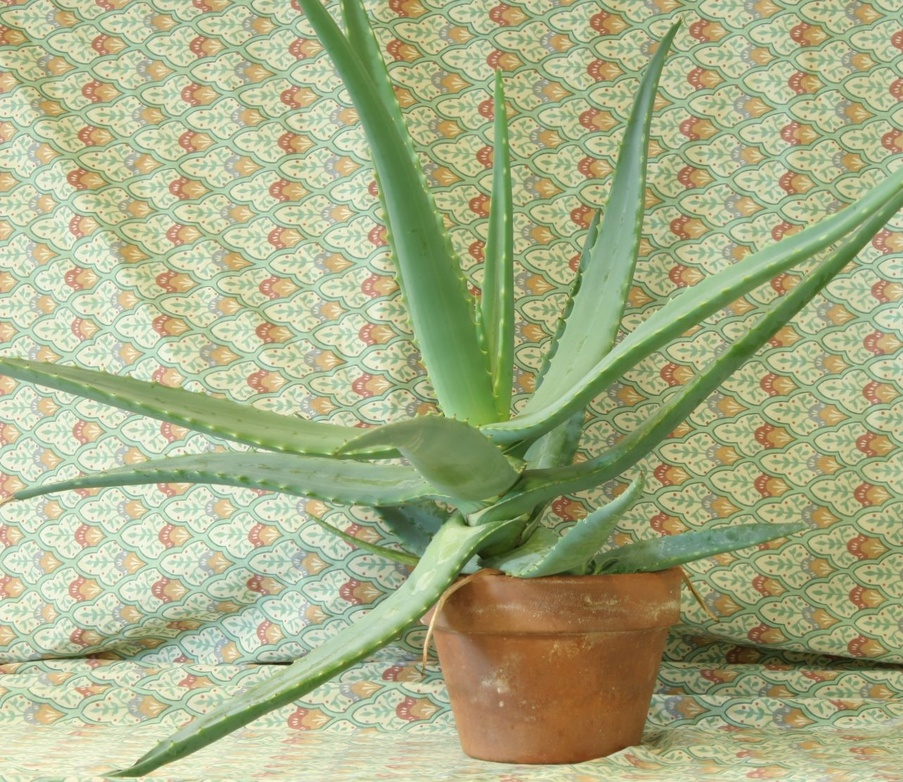
#> input picture img.jpg, 903 x 782 px, shrunk from 1282 x 1110 before the run, given in place of the camera
$ python camara.py
#> lines starting #> are read from the running program, lines starting #| are printed output that depends on the picture
# Usar openCv y la cámara

import cv2
import numpy as np
import time
import sys
from matplotlib import pyplot as plt


from cv2.cv2 import VideoCapture


def get_image():
    # leer la captura
    retval, im = video.read()  # Iniciar la lectura del video
#> im is the input picture: shape (782, 903, 3); mean B, G, R 134.2, 174.2, 168
    return im


if __name__ == '__main__':

    datos = np.zeros((1,2))  # matriz con información a mostrar (diferencias en los frames)
    camara = 0
    video: VideoCapture = cv2.VideoCapture(camara)  # inicia captura de video

    fondo = None

    while True:
        img1 = get_image()
        img2 = get_image()


        if img1 is None:
            break

        #convertimos a escala de grises
        gris = cv2.cvtColor(img1, cv2.COLOR_BGR2GRAY)
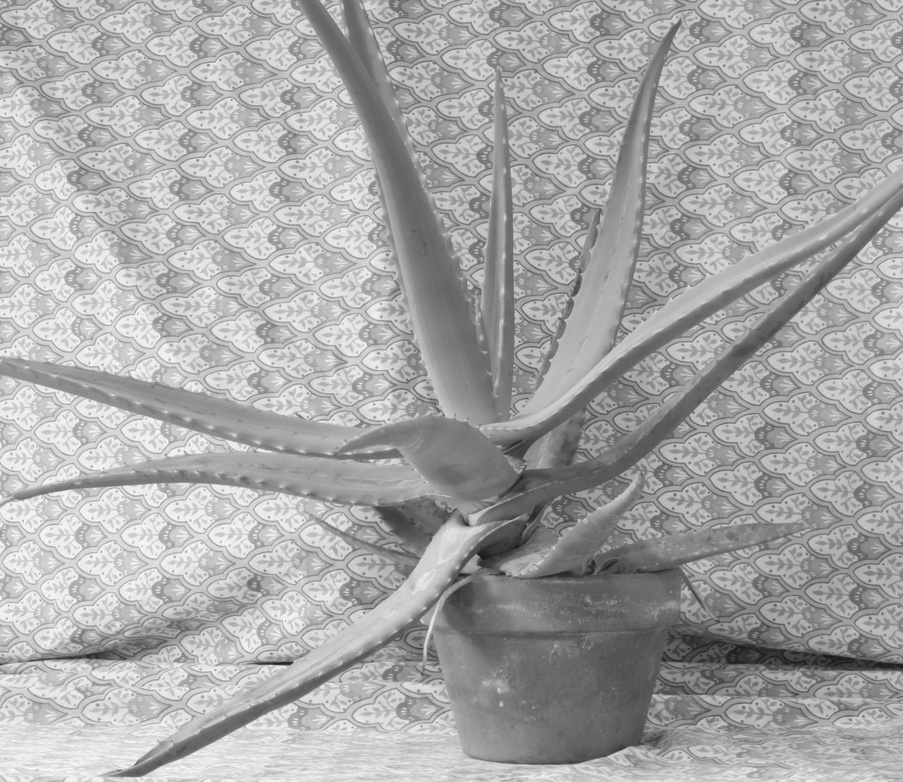
#> gris: shape (782, 903); min 20, max 253, mean 167.8
        gris2 = cv2.cvtColor(img2, cv2.COLOR_BGR2GRAY)

        #Aplicamos suavizado para disminuir ruido
        gris = cv2.GaussianBlur(gris, (21,21),0)
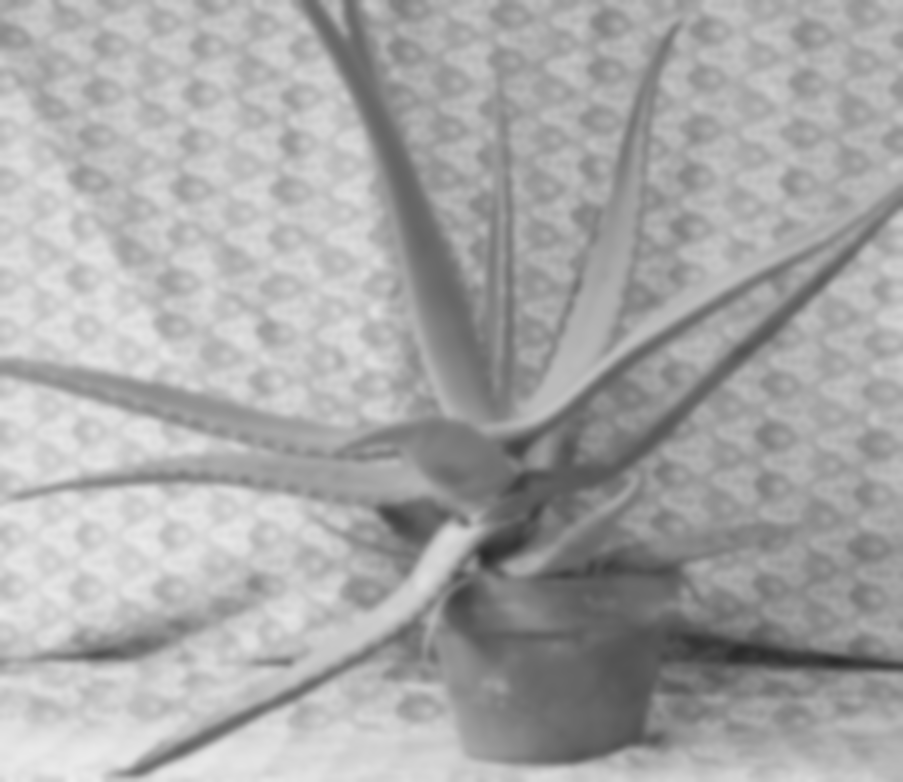
#> gris: shape (782, 903); min 42, max 236, mean 167.8
        gris2 = cv2.GaussianBlur(gris, (21,21),0)


        if fondo is None:
            fondo = gris
            continue

        #se calcula la resta entre el fondo y la imagen actual
        resta = cv2.absdiff(gris2, gris)

        #aplicando el umbral
        umbral =cv2.threshold(resta, 25,255,cv2.THRESH_BINARY)[1]

        #Dilatamos el umbral para tapar agujeros
        umbral = cv2.dilate(umbral, None, iterations=2)

        #copiamos el umbral para detectar el contorno
        contornosimg = umbral.copy()

        #buscamos contornos en la imagen
        contornos, hierarchy = cv2.findContours(contornosimg, cv2.RETR_TREE, cv2.CHAIN_APPROX_SIMPLE)

        #recorremos todos los contornos encontrados
      #  for c in contornos:
            #Eliminamos los contornos más pequeños
       #     if cv2.contourArea(c) < 500:
        #        continue

        #Obtenemos los bordes del contorno, el rectangulo mayor que engloba al contorno
       # (x,y,w,h) = cv2.boundingRect(c)
        #dibujamos los rectangulos del bounds
       # cv2.rectangle(img1, (x,y), (x + w, y + h), (0 ,255,0), 2)


        cv2.imshow("camara", img1)
        cv2.imshow("resta", resta)
        cv2.imshow("umbral", umbral)


        if cv2.waitKey(10) == 27: # Espera por 'ESC'
            break


    video.release()
    cv2.destroyAllWindows()
